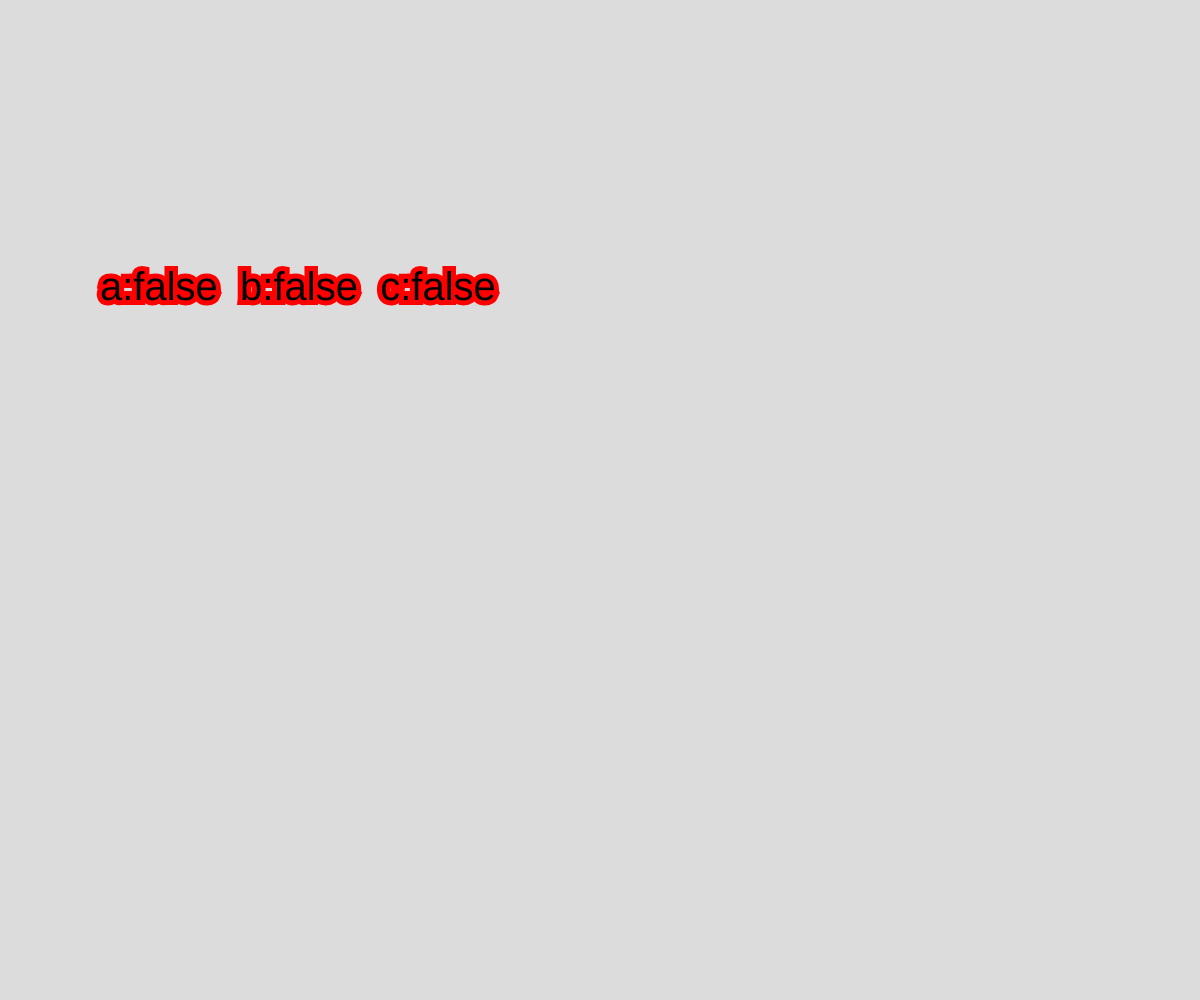
Frame 1 (no input)
Frame 60 (no input): identical to frame 1, image omitted
Frame 120 (the mouse pressed at the canvas centre since frame 60): identical to frame 1, image omitted

The p5.js sketch that drew this single still picture (run headless with seeded random() and noise() and a simulated clock; from frame 60 on, the mouse is pressed at the canvas centre):

// p5.js sketch
// ── sketch.js
// Multiple Keys and Outlines
// Hamdia Warraich 
// September 15, 2025

//keyIsDown( keycode) -> returns boolean 

function setup() {
  createCanvas(windowWidth, windowHeight);
}

function draw() {
  background(220);
  checkMulti();
}

function checkMulti(){
  strokeWeight(10);
  stroke(255,0,0);
  //check for multiple keypresses (3 simultaneous)
  let a = keyIsDown(65); //"a"
  let b = keyIsDown(66); //"b"
  let c = keyIsDown(67); //"c"
  textSize(40);
  text("a:" + a + "\tb:" + b + "\tc:" + c, 100, 300);
}
